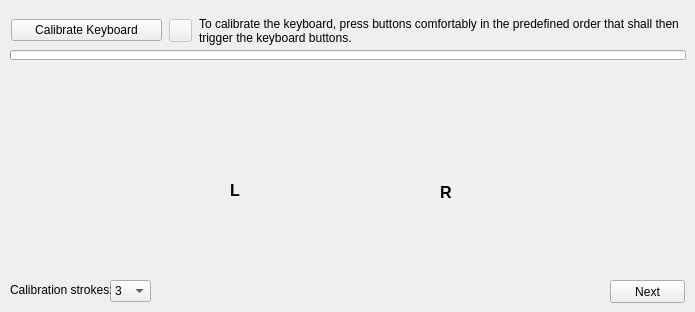
   <widget class="QWidget" name="keyboard">
    <attribute name="title">
     <string>Keyboard</string>
    </attribute>
    <widget class="PlotWidget" name="graphWidget_keyboard" native="true">
     <property name="geometry">
      <rect>
       <x>10</x>
       <y>70</y>
       <width>676</width>
       <height>201</height>
      </rect>
     </property>
    </widget>
    <widget class="QPushButton" name="pushButton_next_keyboard">
     <property name="geometry">
      <rect>
       <x>610</x>
       <y>280</y>
       <width>75</width>
       <height>23</height>
      </rect>
     </property>
     <property name="text">
      <string>Next</string>
     </property>
    </widget>
    <widget class="QWidget" name="horizontalLayoutWidget_3">
     <property name="geometry">
      <rect>
       <x>10</x>
       <y>10</y>
       <width>676</width>
       <height>41</height>
      </rect>
     </property>
     <layout class="QHBoxLayout" name="horizontalLayout_3">
      <item>
       <widget class="QPushButton" name="pushButton_calibrate_keyboard">
        <property name="maximumSize">
         <size>
          <width>151</width>
          <height>16777215</height>
         </size>
        </property>
        <property name="text">
         <string>Calibrate Keyboard</string>
        </property>
       </widget>
      </item>
      <item>
       <widget class="QPushButton" name="pushButton_export_keyboard">
        <property name="enabled">
         <bool>false</bool>
        </property>
        <property name="sizePolicy">
         <sizepolicy hsizetype="Fixed" vsizetype="Fixed">
          <horstretch>0</horstretch>
          <verstretch>0</verstretch>
         </sizepolicy>
        </property>
        <property name="maximumSize">
         <size>
          <width>23</width>
          <height>23</height>
         </size>
        </property>
        <property name="text">
         <string/>
        </property>
        <property name="icon">
         <iconset>
          <normaloff>Export.png</normaloff>Export.png</iconset>
        </property>
       </widget>
      </item>
      <item>
       <widget class="QLabel" name="label_16">
        <property name="sizePolicy">
         <sizepolicy hsizetype="Fixed" vsizetype="Preferred">
          <horstretch>0</horstretch>
          <verstretch>0</verstretch>
         </sizepolicy>
        </property>
        <property name="minimumSize">
         <size>
          <width>485</width>
          <height>0</height>
         </size>
        </property>
        <property name="text">
         <string>To calibrate the keyboard, press buttons comfortably in the predefined order that shall then trigger the keyboard buttons.</string>
        </property>
        <property name="wordWrap">
         <bool>true</bool>
        </property>
       </widget>
      </item>
     </layout>
    </widget>
    <widget class="QComboBox" name="comboBox_keyboard_calibration_stroke">
     <property name="geometry">
      <rect>
       <x>110</x>
       <y>280</y>
       <width>41</width>
       <height>22</height>
      </rect>
     </property>
     <item>
      <property name="text">
       <string>3</string>
      </property>
     </item>
     <item>
      <property name="text">
       <string>5</string>
      </property>
     </item>
     <item>
      <property name="text">
       <string>10</string>
      </property>
     </item>
     <item>
      <property name="text">
       <string>20</string>
      </property>
     </item>
    </widget>
    <widget class="QLabel" name="label_43">
     <property name="geometry">
      <rect>
       <x>10</x>
       <y>280</y>
       <width>101</width>
       <height>20</height>
      </rect>
     </property>
     <property name="text">
      <string>Calibration strokes:</string>
     </property>
    </widget>
    <widget class="QProgressBar" name="progressBar_keyboard">
     <property name="geometry">
      <rect>
       <x>10</x>
       <y>50</y>
       <width>676</width>
       <height>10</height>
      </rect>
     </property>
     <property name="value">
      <number>0</number>
     </property>
     <property name="textVisible">
      <bool>false</bool>
     </property>
    </widget>
    <widget class="QLabel" name="label_finger_marker_rp">
     <property name="enabled">
      <bool>false</bool>
     </property>
     <property name="geometry">
      <rect>
       <x>485</x>
       <y>142</y>
       <width>20</width>
       <height>20</height>
      </rect>
     </property>
     <property name="text">
      <string/>
     </property>
     <property name="pixmap">
      <pixmap>red_dot.png</pixmap>
     </property>
     <property name="scaledContents">
      <bool>true</bool>
     </property>
    </widget>
    <widget class="QLabel" name="label_finger_marker_lp">
     <property name="enabled">
      <bool>false</bool>
     </property>
     <property name="geometry">
      <rect>
       <x>175</x>
       <y>142</y>
       <width>20</width>
       <height>20</height>
      </rect>
     </property>
     <property name="text">
      <string/>
     </property>
     <property name="pixmap">
      <pixmap>red_dot.png</pixmap>
     </property>
     <property name="scaledContents">
      <bool>true</bool>
     </property>
    </widget>
    <widget class="QLabel" name="label_finger_marker_lr">
     <property name="enabled">
      <bool>false</bool>
     </property>
     <property name="geometry">
      <rect>
       <x>200</x>
       <y>116</y>
       <width>20</width>
       <height>20</height>
      </rect>
     </property>
     <property name="text">
      <string/>
     </property>
     <property name="pixmap">
      <pixmap>red_dot.png</pixmap>
     </property>
     <property name="scaledContents">
      <bool>true</bool>
     </property>
    </widget>
    <widget class="QLabel" name="label_finger_marker_rt">
     <property name="enabled">
      <bool>false</bool>
     </property>
     <property name="geometry">
      <rect>
       <x>375</x>
       <y>168</y>
       <width>20</width>
       <height>20</height>
      </rect>
     </property>
     <property name="text">
      <string/>
     </property>
     <property name="pixmap">
      <pixmap>red_dot.png</pixmap>
     </property>
     <property name="scaledContents">
      <bool>true</bool>
     </property>
    </widget>
    <widget class="QLabel" name="label_l">
     <property name="geometry">
      <rect>
       <x>230</x>
       <y>182</y>
       <width>26</width>
       <height>17</height>
      </rect>
     </property>
     <property name="font">
      <font>
       <pointsize>12</pointsize>
       <weight>75</weight>
       <bold>true</bold>
      </font>
     </property>
     <property name="text">
      <string>L</string>
     </property>
    </widget>
    <widget class="QLabel" name="label_hand_r">
     <property name="geometry">
      <rect>
       <x>380</x>
       <y>118</y>
       <width>120</width>
       <height>120</height>
      </rect>
     </property>
     <property name="text">
      <string/>
     </property>
     <property name="pixmap">
      <pixmap>Hand_R.png</pixmap>
     </property>
     <property name="scaledContents">
      <bool>true</bool>
     </property>
    </widget>
    <widget class="QLabel" name="label_finger_marker_rm">
     <property name="enabled">
      <bool>false</bool>
     </property>
     <property name="geometry">
      <rect>
       <x>440</x>
       <y>108</y>
       <width>20</width>
       <height>20</height>
      </rect>
     </property>
     <property name="text">
      <string/>
     </property>
     <property name="pixmap">
      <pixmap>red_dot.png</pixmap>
     </property>
     <property name="scaledContents">
      <bool>true</bool>
     </property>
    </widget>
    <widget class="QLabel" name="label_r">
     <property name="geometry">
      <rect>
       <x>440</x>
       <y>184</y>
       <width>26</width>
       <height>17</height>
      </rect>
     </property>
     <property name="font">
      <font>
       <pointsize>12</pointsize>
       <weight>75</weight>
       <bold>true</bold>
      </font>
     </property>
     <property name="text">
      <string>R</string>
     </property>
    </widget>
    <widget class="QLabel" name="label_finger_marker_lm">
     <property name="enabled">
      <bool>false</bool>
     </property>
     <property name="geometry">
      <rect>
       <x>220</x>
       <y>108</y>
       <width>20</width>
       <height>20</height>
      </rect>
     </property>
     <property name="text">
      <string/>
     </property>
     <property name="pixmap">
      <pixmap>red_dot.png</pixmap>
     </property>
     <property name="scaledContents">
      <bool>true</bool>
     </property>
    </widget>
    <widget class="QLabel" name="label_finger_marker_li">
     <property name="enabled">
      <bool>false</bool>
     </property>
     <property name="geometry">
      <rect>
       <x>250</x>
       <y>114</y>
       <width>20</width>
       <height>20</height>
      </rect>
     </property>
     <property name="text">
      <string/>
     </property>
     <property name="pixmap">
      <pixmap>red_dot.png</pixmap>
     </property>
     <property name="scaledContents">
      <bool>true</bool>
     </property>
    </widget>
    <widget class="QLabel" name="label_finger_marker_lt">
     <property name="enabled">
      <bool>false</bool>
     </property>
     <property name="geometry">
      <rect>
       <x>285</x>
       <y>166</y>
       <width>20</width>
       <height>20</height>
      </rect>
     </property>
     <property name="text">
      <string/>
     </property>
     <property name="pixmap">
      <pixmap>red_dot.png</pixmap>
     </property>
     <property name="scaledContents">
      <bool>true</bool>
     </property>
    </widget>
    <widget class="QLabel" name="label_finger_marker_rr">
     <property name="enabled">
      <bool>false</bool>
     </property>
     <property name="geometry">
      <rect>
       <x>460</x>
       <y>116</y>
       <width>20</width>
       <height>20</height>
      </rect>
     </property>
     <property name="text">
      <string/>
     </property>
     <property name="pixmap">
      <pixmap>red_dot.png</pixmap>
     </property>
     <property name="scaledContents">
      <bool>true</bool>
     </property>
    </widget>
    <widget class="QLabel" name="label_finger_marker_ri">
     <property name="enabled">
      <bool>false</bool>
     </property>
     <property name="geometry">
      <rect>
       <x>410</x>
       <y>116</y>
       <width>20</width>
       <height>20</height>
      </rect>
     </property>
     <property name="text">
      <string/>
     </property>
     <property name="pixmap">
      <pixmap>red_dot.png</pixmap>
     </property>
     <property name="scaledContents">
      <bool>true</bool>
     </property>
    </widget>
    <widget class="QLabel" name="label_hand_l">
     <property name="geometry">
      <rect>
       <x>180</x>
       <y>118</y>
       <width>120</width>
       <height>120</height>
      </rect>
     </property>
     <property name="text">
      <string/>
     </property>
     <property name="pixmap">
      <pixmap>Hand_L.png</pixmap>
     </property>
     <property name="scaledContents">
      <bool>true</bool>
     </property>
    </widget>
    <zorder>graphWidget_keyboard</zorder>
    <zorder>pushButton_next_keyboard</zorder>
    <zorder>horizontalLayoutWidget_3</zorder>
    <zorder>comboBox_keyboard_calibration_stroke</zorder>
    <zorder>label_43</zorder>
    <zorder>progressBar_keyboard</zorder>
    <zorder>label_finger_marker_rp</zorder>
    <zorder>label_finger_marker_lp</zorder>
    <zorder>label_finger_marker_lr</zorder>
    <zorder>label_finger_marker_rt</zorder>
    <zorder>label_finger_marker_rm</zorder>
    <zorder>label_finger_marker_lm</zorder>
    <zorder>label_finger_marker_li</zorder>
    <zorder>label_finger_marker_lt</zorder>
    <zorder>label_finger_marker_rr</zorder>
    <zorder>label_finger_marker_ri</zorder>
    <zorder>label_hand_l</zorder>
    <zorder>label_l</zorder>
    <zorder>label_hand_r</zorder>
    <zorder>label_r</zorder>
   </widget>
